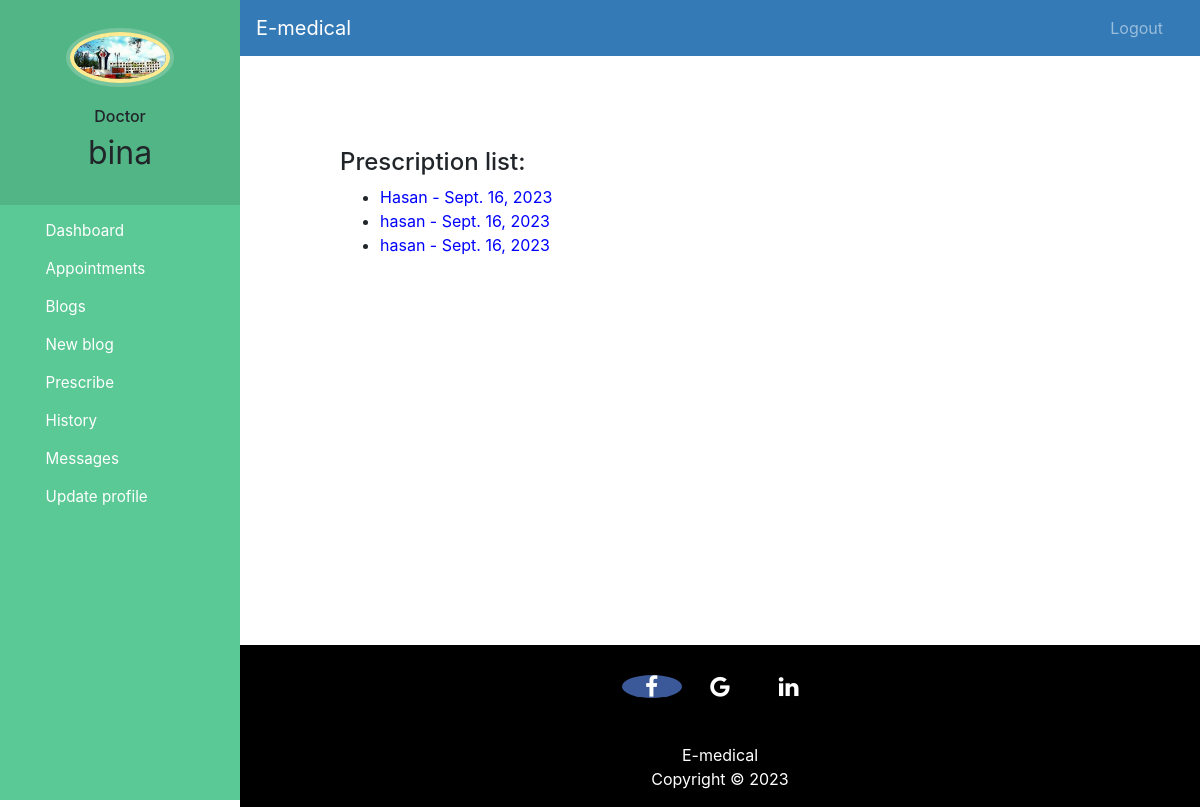
Screenshot of /prescription_history/ (signed in) with the database file from the repository.
### hospital/models.py (models this page shows, shortened)
class Doctor(models.Model):
    user=models.OneToOneField(User,on_delete=models.CASCADE)
    profile_pic= models.ImageField(upload_to='profile_pic/DoctorProfilePic/',null=True,blank=True)
    address = models.CharField(max_length=40)
    email = models.EmailField(default='')
    department= models.CharField(max_length=50,choices=departments,default='Cardiologist')
    status=models.BooleanField(default=False)

class Prescription(models.Model):
    doctor = models.ForeignKey(Doctor, on_delete=models.CASCADE)
    patient = models.ForeignKey(Patient, on_delete=models.CASCADE)
    date = models.DateField(auto_now_add=True)
    symptoms = models.TextField()
    medicine1 = models.TextField(null=True)
    medicine1Count = models.IntegerField(null=True)
    medicine2 = models.TextField(null=True)
    medicine2Count = models.IntegerField(null=True)
    medicine3 = models.TextField(null=True)
    medicine3Count = models.IntegerField(null=True)
    medicine4 = models.TextField(null=True)
    medicine4Count = models.IntegerField(null=True)
    medicine5 = models.TextField(null=True)
    medicine5Count = models.IntegerField(null=True)
    extraMedicine = models.TextField(null=True)
    advice = models.TextField(null=True)
    tests = models.TextField()

class Patient(models.Model):
    user=models.ForeignKey(User,on_delete=models.CASCADE)
    profile_pic= models.ImageField(upload_to='profile_pic/PatientProfilePic/',null=True,blank=True)
    address = models.CharField(max_length=40)
    email = models.EmailField(default='')
    admitDate=models.DateField(auto_now=True)
    status=models.BooleanField(default=False)
    def __str__(self):
        return self.user.first_name

### hospital/views.py (the view)
# urls.py: path('prescription_history/', views.prescription_history, name='prescription_history'),
@login_required(login_url='doctorlogin')
@user_passes_test(is_doctor)
def prescription_history(request):
    doctor = Doctor.objects.get(user=request.user)
    prescriptions = Prescription.objects.filter(doctor=doctor)
    context = {
        'doctor': doctor,
        'prescriptions': prescriptions,
    }
    return render(request, 'hospital/prescription_history.html', context)

### hospital/views.py (called while the page is built)
def is_doctor(user):
    return user.groups.filter(name='DOCTOR').exists()

### templates/hospital/prescription_history.html (shortened to what this page needs)
{% extends 'hospital/doctor_base.html' %}
{% load crispy_forms_tags %}
{% block content %}
<head>
</head>
<div style="margin: 100px;">
    <h4>Prescription list:</h4>
    <ul>
        {% for prescription in prescriptions %}
            <li>
                 <a style="color: blue;" href="{% url 'generate_pdf' prescription.id %}" target="_blank"><span> {{ prescription.patient }} - {{prescription.date}}</span></a>
            </li>
        {% endfor %}
    </ul>
</div>
<br><br><br><br><br>
{% endblock content %}

### templates/hospital/doctor_base.html (shortened to what this page needs)
<!DOCTYPE html>
{% load static %}
<html lang="en">
<head>
  <link rel="stylesheet" href="https://stackpath.bootstrapcdn.com/bootstrap/4.3.1/css/bootstrap.min.css">
  <link rel="stylesheet" href="https://maxcdn.bootstrapcdn.com/font-awesome/4.7.0/css/font-awesome.min.css">
</head>
<body>
  <nav class="menu" tabindex="0">
    <header class="avatar">
      <img src="{% static doctor.profile_pic.url %}" alt="Profile Pic" />
      <br><br>
      <h6>Doctor</h6>
      <h2>{{request.user.first_name}}</h2>
    </header>
    <ul>
      <li tabindex="0" class="icon-dashboard"> <a style="color:white; text-decoration:none;" href="/doctor-dashboard"><span>Dashboard</span></a> </li>
      <li tabindex="0" class="icon-calendar"> <a style="color:white; text-decoration:none;" href="/doctor-appointment"><span>Appointments</span></a></li>
      <li tabindex="0" class="icon-users"> <a style="color:white; text-decoration:none;" href="/doctor-blog"><span>Blogs</span></a></li>
      <li tabindex="0" class="icon-users"> <a style="color:white; text-decoration:none;" href="/new-blog"><span>New blog</span></a></li>
      <li tabindex="0" class="icon-users"> <a style="color:white; text-decoration:none;" href="/prescribe"><span>Prescribe</span></a></li>
      <li tabindex="0" class="icon-users"> <a style="color:white; text-decoration:none;" href="/prescription_history"><span>History</span></a></li>
      <li tabindex="0" class="icon-users"> <a style="color:white; text-decoration:none;" href="/message_list"><span>Messages</span></a></li>
      <li tabindex="0" class="icon-users"> <a style="color:white; text-decoration:none;" href="/edit-profile-doctor"><span>Update profile</span></a></li>
    </ul>
  </nav>
  <main>
    <div class="bs-example">
      <nav class="navbar navbar-expand-md  navbar-dark fixed-top" style="background:#337AB7;">
        <a href="/doctor-dashboard" class="navbar-brand">E-medical</a>
        <div class="collapse navbar-collapse justify-content-between" id="navbarCollapse">
          <div class="navbar-nav" style=" margin-left: 90%;">
            <a href="/logout" class="nav-item nav-link">Logout</a>
          </div>
        </div>
      </nav>
    </div>
    <br><br>
    {% block content %}
    {% endblock content %}
    <br><br><br><br><br><br><br>
    <footer>
      <p>
        <a href="https://www.facebook.com/NSTUCampus" class="fa fa-facebook"></a>
        <a href="https://nstu.edu.bd/" class="fa fa-google"></a>
        <a href="https://www.linkedin.com/school/noakhali-science-and-technology-university/" class="fa fa-linkedin"></a>
      </p>
      <br>
      <div class="container">
        <div class="row">
          <div class="col-md-12 col-sm-12">
            <div style="color:#ffffff;" class="wow fadeInUp footer-copyright">
              <p>E-medical <br>
                Copyright &copy; 2023 </p>
            </div>
          </div>
        </div>
      </div>
    </footer>
  </main>
</body>
</html>

### templates/hospital/doctor_base.html (style rules this page uses)
a:link { text-decoration: none; }
a { color: white; }
footer { padding: 0px 0px 0px 0px; background-color: black; margin: 0px; }
.fa { font-size: 23px; width: 60px; text-align: center; text-decoration: none; margin: 5px 2px; border-radius: 50%; }
.fa-facebook { background: #3B5998; color: white; margin-top: 30px; }
p { text-align: center; }
body { padding-left: 240px; }
main { position: relative; height: 100vh; }
.menu { background: #5bc995; height: 100vh; width: 240px; position: fixed; top: 0px; left: 0; z-index: 5; outline: none; }
.menu .avatar { background: rgba(0, 0, 0, 0.1); padding: 2em 0.5em; text-align: center; }
.menu .avatar img { width: 100px; border-radius: 50%; overflow: hidden; border: 4px solid #ffea92; box-shadow: 0 0 0 4px rgba(255, 255, 255, 0.2); }
.menu .avatar h2 { font-weight: normal; margin-bottom: 0; }
.menu ul { list-style: none; padding: 0.5em 0; margin: 0; }
.menu ul li { padding: 0.5em 1em 0.5em 3em; font-size: 0.95em; font-weight: regular; background-repeat: no-repeat; background-position: left 15px center; background-size: auto 20px; transition: all 0.15s linear; cursor: pointer; }
.menu ul li.icon-dashboard { background-image: url("http://www.entypo.com/images//gauge.svg"); }
.menu ul li.icon-users { background-image: url("http://www.entypo.com/images//users.svg"); }
.menu ul li.icon-calendar { background-image: url("http://www.entypo.com/images//calendar.svg"); }

### templates/hospital/prescription_history.html (style rules this page uses)
.navbar { margin-left: 240px; }

### rows the page displays
Doctor: profile_pic (picture)
Prescription: patient "Hasan", date "Sept. 16, 2023"
Prescription: patient "hasan", date "Sept. 16, 2023"
Prescription: patient "hasan", date "Sept. 16, 2023"

### other values shown
{{ request.user.first_name }} "bina"
